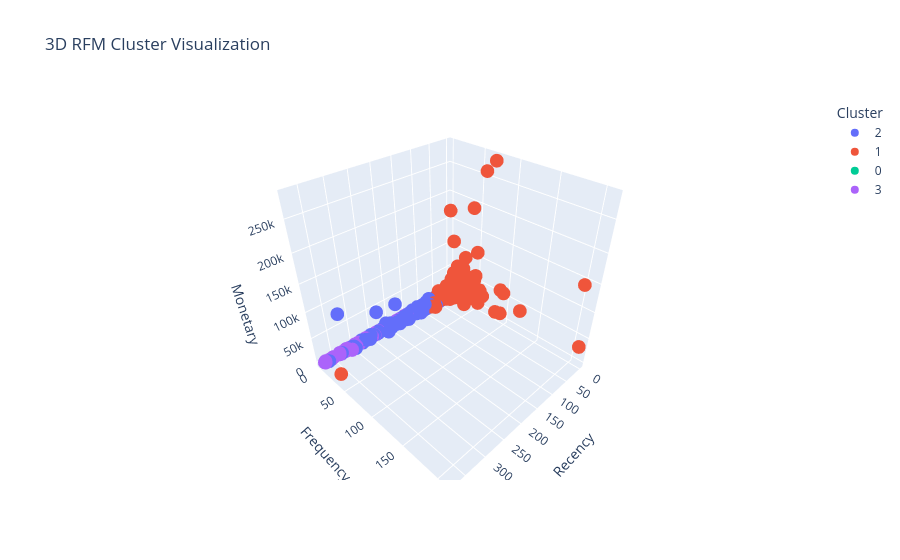

Notebook code cell kept with this figure:
### Code cell
import plotly.express as px

# Compute cluster summary separately
cluster_summary = customers.groupby('Cluster').agg({
    'Recency': 'mean',
    'Frequency': 'mean',
    'Monetary': 'mean'
}).round(1)

# Add count of members in each cluster
cluster_summary['Count'] = customers.groupby('Cluster').size()

print(cluster_summary)

# Create the scatter plot
fig = px.scatter_3d(
    customers,
    x='Recency',
    y='Frequency',
    z='Monetary',
    color=customers['Cluster'].astype(str),
    title='3D RFM Cluster Visualization',
    labels={'color': 'Cluster'}
)

fig.show()

### Figure 1 — Plotly figure (JSON) as saved in the notebook; plotly's stock layout.template omitted (floating-point values rounded to 4 significant figures; data arrays with more than 128 entries replaced by an {"elided": "..."} marker saying what was removed)
{"data": [{"hovertemplate": "Cluster=2<br>Recency=%{x}<br>Frequency=%{y}<br>Monetary=%{z}<extra></extra>", "legendgroup": "2", "marker": {"color": "#636efa", "symbol": "circle"}, "mode": "markers", "name": "2", "scene": "scene", "showlegend": true, "type": "scatter3d", "x": {"elided": "1185 int values"}, "y": {"elided": "1185 int values"}, "z": {"elided": "1185 float values"}}, {"hovertemplate": "Cluster=1<br>Recency=%{x}<br>Frequency=%{y}<br>Monetary=%{z}<extra></extra>", "legendgroup": "1", "marker": {"color": "#EF553B", "symbol": "circle"}, "mode": "markers", "name": "1", "scene": "scene", "showlegend": true, "type": "scatter3d", "x": {"elided": "707 int values"}, "y": {"elided": "707 int values"}, "z": {"elided": "707 float values"}}, {"hovertemplate": "Cluster=0<br>Recency=%{x}<br>Frequency=%{y}<br>Monetary=%{z}<extra></extra>", "legendgroup": "0", "marker": {"color": "#00cc96", "symbol": "circle"}, "mode": "markers", "name": "0", "scene": "scene", "showlegend": true, "type": "scatter3d", "x": {"elided": "856 int values"}, "y": {"elided": "856 int values"}, "z": {"elided": "856 float values"}}, {"hovertemplate": "Cluster=3<br>Recency=%{x}<br>Frequency=%{y}<br>Monetary=%{z}<extra></extra>", "legendgroup": "3", "marker": {"color": "#ab63fa", "symbol": "circle"}, "mode": "markers", "name": "3", "scene": "scene", "showlegend": true, "type": "scatter3d", "x": {"elided": "1590 int values"}, "y": {"elided": "1590 int values"}, "z": {"elided": "1590 float values"}}], "layout": {"legend": {"title": {"text": "Cluster"}, "tracegroupgap": 0}, "scene": {"domain": {"x": [0, 1], "y": [0, 1]}, "xaxis": {"title": {"text": "Recency"}}, "yaxis": {"title": {"text": "Frequency"}}, "zaxis": {"title": {"text": "Monetary"}}}, "title": {"text": "3D RFM Cluster Visualization"}}}
